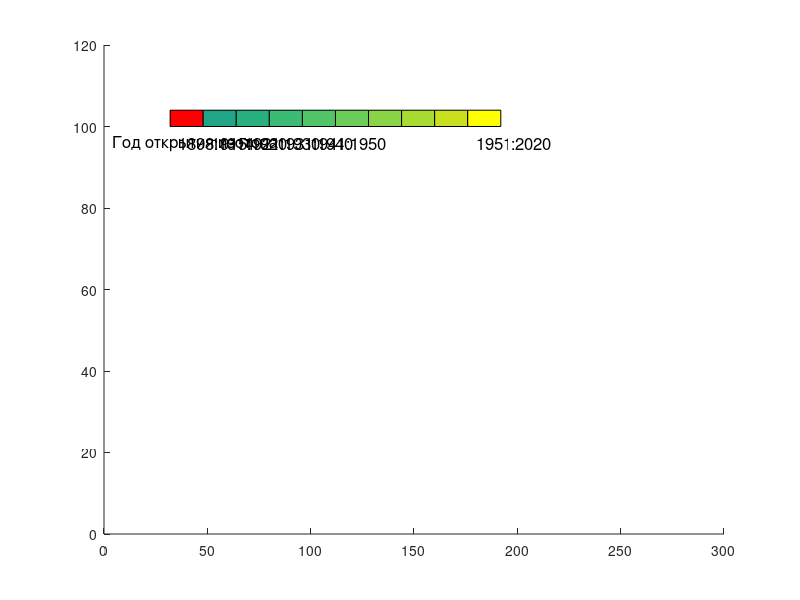

Write MATLAB code to recreate this figure. (Note: this script raises an error after producing the figure.)
% 2025-12-29
% DiscoveryYearLegend
% for GetDiscoveryYear.m
##FirstYY = [1898:1914]
##YY1910 = [1915:1920]
##YY1920 = [1921:1930]
##YY1930 = [1931:1940]
##YY1940 = [1941:1950]
##YY1950 = [1951:2020]
%%%%%%%%%%%%%%%%%%%%%%%%%%%%%% plot Properties %%%%%%%%%%%%%%%%%%%%%%%%%%%%%%%%

gradeNo = 10
step = fix(length(viridis)/ gradeNo /2)
ColorArrayAll = viridis;
ColorArray= zeros(gradeNo,3);
for ii = 1:gradeNo
  argcolor = fix(length(viridis) /2) + ii*step;
  ColorArray(ii,:) = ColorArrayAll(argcolor,:);
end


%
stepxx = 4*4
stepyy = 4*4

% 2025-10-21
LinesTableMax=10
ElemPeriodChemical = 18
% Table Size
maxXX = LinesTableMax*stepxx
maxYY = 100 %ElemPeriodChemical*stepyy
%




figure
hold on
%%%%%%%%%%%%%%%%%%%% Color Legend %%%%%%%%%%%%%%%%%%%%%%%%%%%%%%%%%%%%%%%%%%%%%
ww = 4*4
hh = 4

ccbase = 1

ii = 1
  cc = ccbase + ii
    yy = maxYY
    xx = cc*stepyy
    h = rectangle('Position', [xx yy ww hh]);
    ColorNow = [1 0 0];
    set (h, "FaceColor", ColorNow);

for ii = 2:9
  cc = ccbase + ii
    yy = maxYY
    xx = cc*stepyy
    h = rectangle('Position', [xx yy ww hh]);
    ColorNow = ColorArray(ii,:);
    set (h, "FaceColor", ColorNow);
 %   ht = text(xx+stepxx/8, yy+3*stepyy/4, '1 (One)');
## switch ii
##   case 1   textnow = '1898:1914'
## case 2 textnow = '1915:1920'
##      case 3   textnow = '1921:1930'
##   case 4 textnow = '1931:1940'
##            case 5   textnow = '1941:1950'
##   case 6 textnow = '1951:2020'
## endswitch
##        ht = text(xx+stepxx/4, yy-1*stepyy/4, textnow);
##    set (ht, "FontSize", 12);
end

ii = 10
  cc = ccbase + ii
    yy = maxYY
    xx = cc*stepyy
    h = rectangle('Position', [xx yy ww hh]);
    ColorNow = [1 1 0];
    set (h, "FaceColor", ColorNow);
%%%%%%%%%%%%%%%%%%%% /Color Legend %%%%%%%%%%%%%%%%%%%%%%%%%%%%%%%%%%%%%%%%%%%%%

%%%%%%%%%%%%%%%%%%%% Text Legend %%%%%%%%%%%%%%%%%%%%%%%%%%%%%%%%%%%%%%%%%%%%%

for ii = 1:10
  cc = ccbase + ii
    yy = maxYY
    xx = cc*stepyy
##    h = rectangle('Position', [xx yy ww hh]);
##    ColorNow = ColorArray(ii,:);
##    set (h, "FaceColor", ColorNow);
 %   ht = text(xx+stepxx/8, yy+3*stepyy/4, '1 (One)');
 switch ii
   case 1   textnow = '1898:1914'
   case 2 textnow = '1915:1920'
   case 3   textnow = '1921:1930'
   case 4 textnow = '1931:1940'
   case 5   textnow = '1941:1950'
             case 6   textnow = ''
             case 7   textnow = ''
             case 8   textnow = ''
             case 9   textnow = ''
   case 10 textnow = '1951:2020'
 endswitch
        ht = text(xx+stepxx/4, yy-1*stepyy/4, textnow);
    set (ht, "FontSize", 12);
end

ii = -1
  cc = ccbase + ii
      xx = cc*stepyy
         ht = text(xx+stepxx/4, yy-1*stepyy/4, 'Год открытия изотопа');
    set (ht, "FontSize", 12);
xlim([0 300])
ylim([0 120])
%%%%%%%%%%%%%%%%%%%% /Text Legend %%%%%%%%%%%%%%%%%%%%%%%%%%%%%%%%%%%%%%%%%%%%%

%%%%%%%%%%%%%%%%%%%%%%%%%%% plot Data

ww = 1
hh = 1

for ii=1:NN%length(Firstind)
if ( Firstind(ii) ==1 )
  xx = FirstindN(ii)+FirstindZ(ii);
  yy = FirstindZ(ii);
  h = rectangle('Position', [xx yy ww hh]);
    ColorNow = [1 0 0];
    set (h, "FaceColor", ColorNow);
 end
end

for ii=1:NN%length(Firstind)
##if ( Firstind(ii) ==1 )
##  xx = FirstindN(ii)+FirstindZ(ii);
##  yy = FirstindZ(ii);
##  h = rectangle('Position', [xx yy ww hh]);
##    ColorNow = ColorArray(1,:);
##    set (h, "FaceColor", ColorNow);
## end
if ( YY1910ind(ii) ==1 )
    xx = YY1910indN(ii)+YY1910indZ(ii);
  yy = YY1910indZ(ii);
  h = rectangle('Position', [xx yy ww hh]);
    ColorNow = ColorArray(2,:);
    set (h, "FaceColor", ColorNow);
end
if ( YY1920ind(ii) ==1 )
    xx = YY1920indN(ii)+YY1920indZ(ii);
  yy = YY1920indZ(ii);
  h = rectangle('Position', [xx yy ww hh]);
    ColorNow = ColorArray(4,:);
    set (h, "FaceColor", ColorNow);
end
if ( YY1930ind(ii) ==1 )
    xx = YY1930indN(ii)+YY1930indZ(ii);
  yy = YY1930indZ(ii);
  h = rectangle('Position', [xx yy ww hh]);
    ColorNow = ColorArray(6,:);
    set (h, "FaceColor", ColorNow);
end
if ( YY1940ind(ii) ==1 )
    xx = YY1940indN(ii)+YY1940indZ(ii);
  yy = YY1940indZ(ii);
  h = rectangle('Position', [xx yy ww hh]);
    ColorNow = ColorArray(8,:);
    set (h, "FaceColor", ColorNow);
end
##if ( YY1950ind(ii) ==1 )
##    xx = YY1950indN(ii)+YY1950indZ(ii);
##  yy = YY1950indZ(ii);
##  h = rectangle('Position', [xx yy ww hh]);
##    ColorNow = ColorArray(10,:);
##    set (h, "FaceColor", ColorNow);
##end
end

for ii=1:NN%length(Firstind)
if ( YY1950ind(ii) ==1 )
    xx = YY1950indN(ii)+YY1950indZ(ii);
  yy = YY1950indZ(ii);
  h = rectangle('Position', [xx yy ww hh]);
    ColorNow = [1 1 0];
    set (h, "FaceColor", ColorNow);
end
end
%
